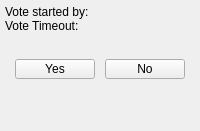
            <widget class="QWidget" name="tab_Kick" >
             <attribute name="title" >
              <string>Kick</string>
             </attribute>
             <layout class="QGridLayout" name="gridLayout" >
              <property name="horizontalSpacing" >
               <number>0</number>
              </property>
              <property name="verticalSpacing" >
               <number>6</number>
              </property>
              <property name="margin" >
               <number>5</number>
              </property>
              <item row="0" column="0" >
               <layout class="QVBoxLayout" name="verticalLayout" >
                <property name="spacing" >
                 <number>0</number>
                </property>
                <item>
                 <layout class="QHBoxLayout" name="horizontalLayout_3" >
                  <property name="spacing" >
                   <number>5</number>
                  </property>
                  <item>
                   <widget class="QLabel" name="label_votestartedby" >
                    <property name="text" >
                     <string>Vote started by:</string>
                    </property>
                   </widget>
                  </item>
                  <item>
                   <widget class="QLabel" name="label_voteStarterNick" >
                    <property name="sizePolicy" >
                     <sizepolicy vsizetype="Preferred" hsizetype="MinimumExpanding" >
                      <horstretch>0</horstretch>
                      <verstretch>0</verstretch>
                     </sizepolicy>
                    </property>
                    <property name="text" >
                     <string/>
                    </property>
                   </widget>
                  </item>
                 </layout>
                </item>
                <item>
                 <layout class="QHBoxLayout" name="horizontalLayout_2" >
                  <property name="spacing" >
                   <number>5</number>
                  </property>
                  <item>
                   <widget class="QLabel" name="label_timeout" >
                    <property name="text" >
                     <string>Vote Timeout:</string>
                    </property>
                   </widget>
                  </item>
                  <item>
                   <widget class="QLabel" name="label_kickVoteTimeout" >
                    <property name="sizePolicy" >
                     <sizepolicy vsizetype="Preferred" hsizetype="MinimumExpanding" >
                      <horstretch>0</horstretch>
                      <verstretch>0</verstretch>
                     </sizepolicy>
                    </property>
                    <property name="text" >
                     <string/>
                    </property>
                   </widget>
                  </item>
                 </layout>
                </item>
               </layout>
              </item>
              <item row="1" column="0" >
               <widget class="QLabel" name="label_kickUser" >
                <property name="sizePolicy" >
                 <sizepolicy vsizetype="Preferred" hsizetype="Preferred" >
                  <horstretch>0</horstretch>
                  <verstretch>0</verstretch>
                 </sizepolicy>
                </property>
                <property name="text" >
                 <string/>
                </property>
               </widget>
              </item>
              <item row="2" column="0" >
               <layout class="QHBoxLayout" name="horizontalLayout" >
                <item>
                 <widget class="QPushButton" name="pushButton_voteOnKickYes" >
                  <property name="maximumSize" >
                   <size>
                    <width>80</width>
                    <height>20</height>
                   </size>
                  </property>
                  <property name="text" >
                   <string>Yes</string>
                  </property>
                 </widget>
                </item>
                <item>
                 <widget class="QPushButton" name="pushButton_voteOnKickNo" >
                  <property name="maximumSize" >
                   <size>
                    <width>80</width>
                    <height>20</height>
                   </size>
                  </property>
                  <property name="text" >
                   <string>No</string>
                  </property>
                 </widget>
                </item>
               </layout>
              </item>
              <item row="3" column="0" >
               <widget class="QLabel" name="label_votesMonitor" >
                <property name="text" >
                 <string/>
                </property>
               </widget>
              </item>
              <item row="4" column="0" >
               <spacer name="verticalSpacer" >
                <property name="orientation" >
                 <enum>Qt::Vertical</enum>
                </property>
                <property name="sizeHint" stdset="0" >
                 <size>
                  <width>20</width>
                  <height>27</height>
                 </size>
                </property>
               </spacer>
              </item>
             </layout>
            </widget>
